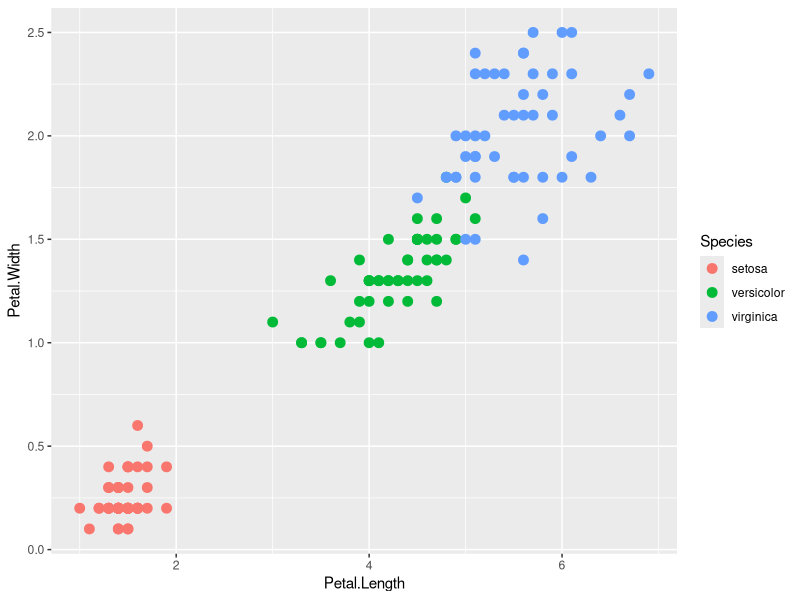
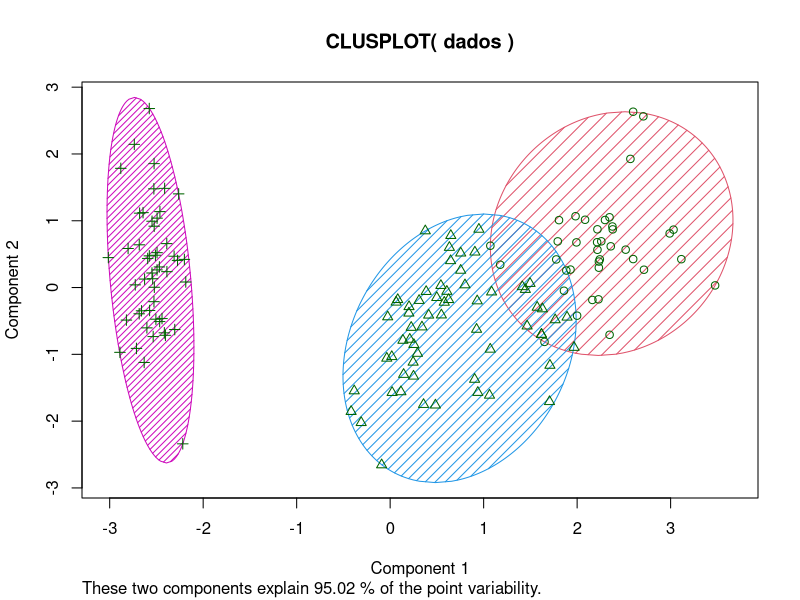

These charts were generated, in order, by the following R code:
# Lista de Exercícios - Capítulo 12 - Parte 2

# Configurando o diretório de trabalho
setwd("C:/Users/Julia/Desktop/CienciaDeDados/1.Big-Data-Analytics-com-R-e-Microsoft-Azure-Machine-Learning/12.Microsoft-Azure-Machine-Learning")
getwd()



# Carregando pacotes

library(datasets)
library(cluster) # visualização dos clusters
library(ggplot2) # Gráficos para Análise Exploratória
library(caTools)   # contém a função sample.split() que cria uma amostra que irá fazer a divisão entre dados de treinos e testes



# Carregando Dados

# - Usaremos o dataset iris neste exemplo
# - O dataset iris possui observações de 3 especies de flores (Iris setosa, Iris virginica e Iris versocolor)
# - Para cada flor, 4 medidas sao usadas: 
#   comprimento (length) e largura (width) do caule (sepal) e comprimento e largura da petala (petal)

dados = iris
head(dados)

## Verificando dados ausentes
any(is.na(dados))
colSums(is.na(dados))

## Tipo de dados
str(dados)
summary(dados)
dim(dados)

## Visualizando os dados
head(dados)
View(dados)

## Veja que os dados claramente possui grupos com caracteristcas similares
ggplot(dados, aes(Petal.Length, Petal.Width, color = Species)) + geom_point(size = 3)




## Agora usaremos o K-Means para tentar agrupar os dados em clusters
set.seed(101)
help(kmeans)



# Exercício 1 - Usando a função kmeans(), crie um modelo de clustering (aprendizagem não supervisionada). 
#               Use a documentação, para fazer sua pesquisa.
#               Neste caso, ja sabemos quantos grupos (clusters) existem em nossos dados (3)
#               Perceba também que o dataset iris possui 5 colunas, mas estamos usando as 4 primeiras

# a) Crie o mdelo e obtennha informação sobre os clusters

modelo_kmeans <- kmeans(dados[, c("Sepal.Length", "Sepal.Width", "Petal.Length", "Petal.Width")], centers = 3)
modelo_kmeans

# -> Foram criados 3 clusters: cluster 1, 2 e 3


# Plot
help(clusplot)
clusplot(dados, modelo_kmeans$cluster, color = TRUE, shade = TRUE, labels = 0, lines = 0, )

# -> Perceba que apesar o algoritmo ter feito a divisão dos dados em clusters, houve problema em dividir alguns dos dados, 
#    que apesar de terem caracteristicas diferentes, ficaram no mesmo cluster













#### REALIZANDO PREVISÕES E DIVINDO EM TREINO E TESTE

## Dividindo os dados em treino e teste
amostra <- sample.split(dados$Species, SplitRatio = 0.80)

treino <- subset(dados, amostra == TRUE)
teste <- subset(dados, amostra == FALSE)

# -> Lembrando sempre que: Treinamos o modelo com dados de TREINO e fazemos predições com dados de TESTE
